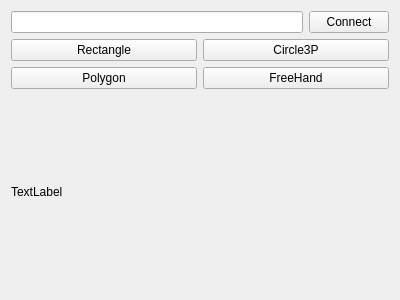
<?xml version="1.0" encoding="UTF-8"?>
<ui version="4.0">
 <class>TC_TracerWidget</class>
 <widget class="QWidget" name="TC_TracerWidget">
  <property name="geometry">
   <rect>
    <x>0</x>
    <y>0</y>
    <width>400</width>
    <height>300</height>
   </rect>
  </property>
  <property name="windowTitle">
   <string>Form</string>
  </property>
  <layout class="QVBoxLayout" name="verticalLayout">
   <item>
    <layout class="QHBoxLayout" name="horizontalLayout">
     <item>
      <widget class="QLineEdit" name="port_line_edit"/>
     </item>
     <item>
      <widget class="QPushButton" name="connect_button">
       <property name="text">
        <string>Connect</string>
       </property>
      </widget>
     </item>
    </layout>
   </item>
   <item>
    <layout class="QGridLayout" name="gridLayout">
     <item row="1" column="0">
      <widget class="QPushButton" name="polygon_button">
       <property name="text">
        <string>Polygon</string>
       </property>
      </widget>
     </item>
     <item row="0" column="0">
      <widget class="QPushButton" name="rectangleButton">
       <property name="text">
        <string>Rectangle</string>
       </property>
      </widget>
     </item>
     <item row="0" column="1">
      <widget class="QPushButton" name="circlep_button">
       <property name="text">
        <string>Circle3P</string>
       </property>
      </widget>
     </item>
     <item row="1" column="1">
      <widget class="QPushButton" name="freehand_button">
       <property name="text">
        <string>FreeHand</string>
       </property>
      </widget>
     </item>
    </layout>
   </item>
   <item>
    <widget class="QLabel" name="status_label">
     <property name="text">
      <string>TextLabel</string>
     </property>
    </widget>
   </item>
  </layout>
 </widget>
 <resources/>
 <connections/>
</ui>
